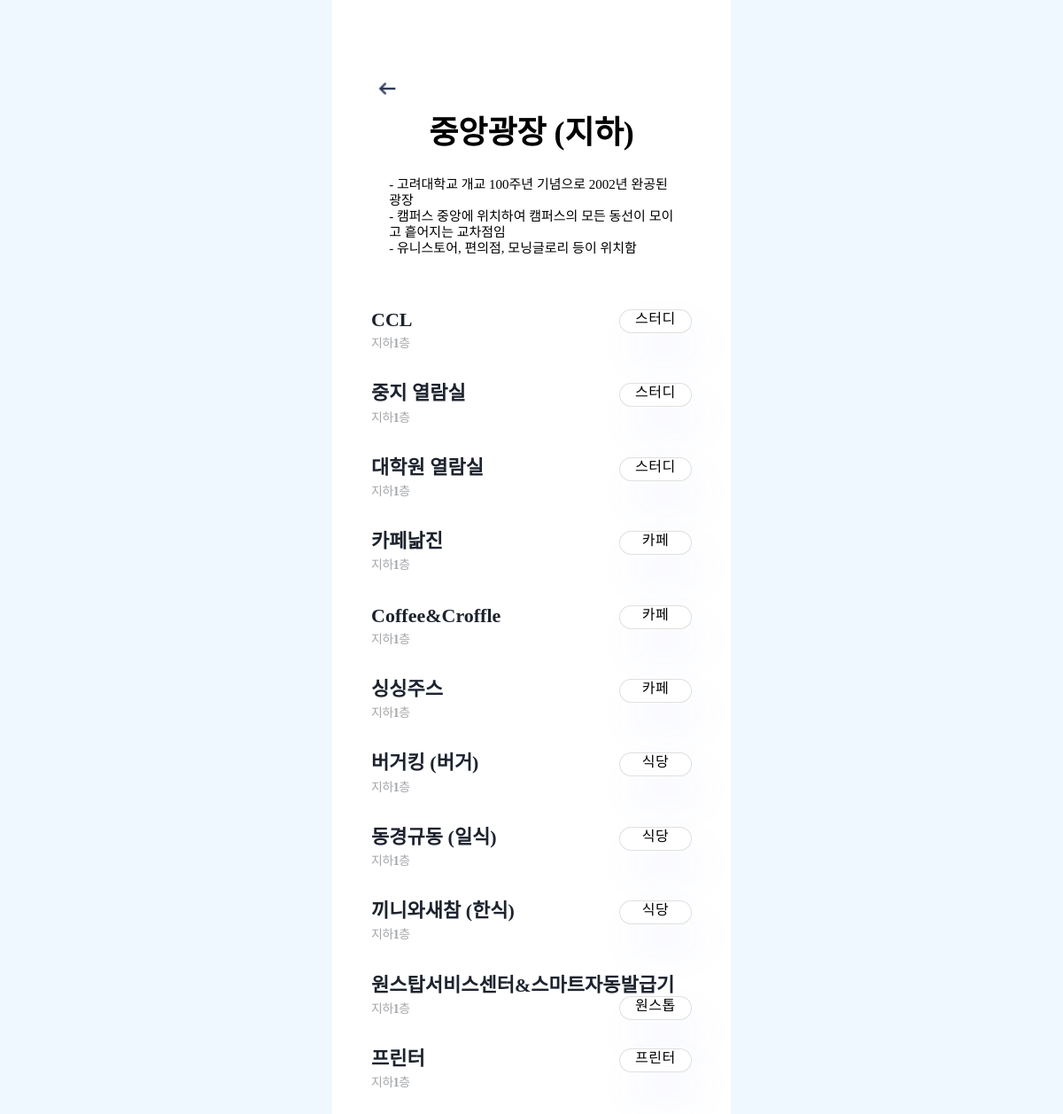
The page /facility/33 on the database its author committed.
### KUMAPapp/models.py (models this page shows, shortened)
class Building(models.Model):
    building_name = models.CharField(max_length=50)
    history = models.TextField(null=True)
    building_lat =  models.FloatField(default=0.0)
    building_lon = models.FloatField(default=0.0)

class Facility(models.Model):
    building_id = models.ForeignKey(Building, on_delete=models.CASCADE)
    category = models.CharField(max_length=20, choices=FACILITY_CHOICES)
    facility_name = models.CharField(max_length=50)
    facility_loc = models.TextField(null=True)

### KUMAPapp/views.py (the view)
# urls.py: path('facility/<int:building_pk>', views.facility, name="facility"),
def facility(request, building_pk):
    building = Building.objects.get(pk = building_pk)
    facilities = Facility.objects.filter(building_id = building_pk)
    return render(request, 'facility.html', {'building': building, 'facilities': facilities})

### KUMAPapp/templates/facility.html (shortened to what this page needs)
<!DOCTYPE html>
{% load static %}
<html lang="en">
<head>
    <link rel="stylesheet" type="text/css" href="{% static './css/base.css' %}" />
    <link rel="stylesheet" type="text/css" href="{% static './css/facility.css' %}" />
</head>
<body>
    <div class="middle">
        <div class="wrapper">
            <div class="titleBox">
                <div class="header" class="oneLine" >
                    <a href="{% url 'index' %}" style="display:inline;"><img src="{% static './image/arrow_left.png' %}" class="backButton"></a>
                    <h2 style="display:inline;"> {{ building.building_name }} </h2>
                </div>
                  <br>
             </div>
             <div class="contentBox">
                <div class="history">
                    <p> {{ building.history }} </p>
                </div>
                {% for facility in facilities %}
                <div class="list">
                    <div class="details">
                        <span class="name">{{ facility.facility_name }}</span>
                        <span class="category">{{ facility.get_category_display }}</span>
                        <p class="info">{{ facility.facility_loc }}</p>
                    </div>
                </div>
                {% endfor %}
             </div>
        </div>
    </div>
</body>
</html>

### KUMAPapp/static/css/base.css (style rules this page uses)
body { background-color: aliceblue; margin: 0; }
.middle { width: 100%; min-height: 100vh; max-width: 450px; margin: 0 auto; box-sizing: border-box; }

### KUMAPapp/static/css/facility.css (style rules this page uses)
.wrapper { background-color: white; min-height: 100vh; padding: 24px; }
.titleBox { margin: 20px 0; margin-bottom: 0px; align-items: center; text-align: center; font-weight:bolder; font-size: 150%; }
.header { background: #ffffff; overflow: hidden; padding: 20px; padding-bottom: 0px; text-align: center; }
.header h2 { text-transform: uppercase; color: black; margin: 0; margin-bottom: 5px; display: inline-block; }
.backButton { width: 28px; height: 28px; padding-right: 90%; padding-top: 6% }
.history { background: white; padding: 10%; padding-top: 0%; font-style: normal; font-weight: 400; font-size: 15px; line-height: 18px; color: #000000; }
.history p { margin: 0px; white-space: pre-line; }
.list { margin: 5%; }
.details .name { font-weight: 600; font-size: 22px; line-height: 24px; margin-top: 0px; margin-bottom: 0px; color: #1D232E; }
.category { width: 80px; height: 25px; background: #FFFFFF; border: 1px solid rgba(113, 113, 116, 0.22); box-shadow: 12px 26px 50px rgba(90, 108, 234, 0.07); border-radius: 22px; float: right; font-weight: 500; font-size: 16px; line-height: 19px; text-align: center; vertical-align: center; letter-spacing: 0.5px; color: #000000; mix-blend-mode: normal; }
.info { font-weight: 550; font-size: 14px; line-height: 16px; margin-top: 2%; margin-bottom: 10%; letter-spacing: -0.5px; color: rgba(29, 35, 46, 0.4) }

### rows shown on the page
Building: building_name "중앙광장 (지하)", history "- 고려대학교 개교 100주년 기념으로 2002년 완공된 광장 - 캠퍼스 중앙에 위치하여 캠퍼스의 모든 동선이 모이고 흩어지는 교차점임 - 유니스토어, 편의점, 모닝글로리 등이 위치함"
Facility: facility_name "CCL", category "스터디", facility_loc "지하1층"
Facility: facility_name "중지 열람실", category "스터디", facility_loc "지하1층"
Facility: facility_name "대학원 열람실", category "스터디", facility_loc "지하1층"
Facility: facility_name "카페낢진", category "카페", facility_loc "지하1층"
Facility: facility_name "Coffee&Croffle", category "카페", facility_loc "지하1층"
Facility: facility_name "싱싱주스", category "카페", facility_loc "지하1층"
Facility: facility_name "버거킹 (버거)", category "식당", facility_loc "지하1층"
Facility: facility_name "동경규동 (일식)", category "식당", facility_loc "지하1층"
Facility: facility_name "끼니와새참 (한식)", category "식당", facility_loc "지하1층"
Facility: facility_name "원스탑서비스센터&스마트자동발급기", category "원스톱", facility_loc "지하1층"
Facility: facility_name "프린터", category "프린터", facility_loc "지하1층"
